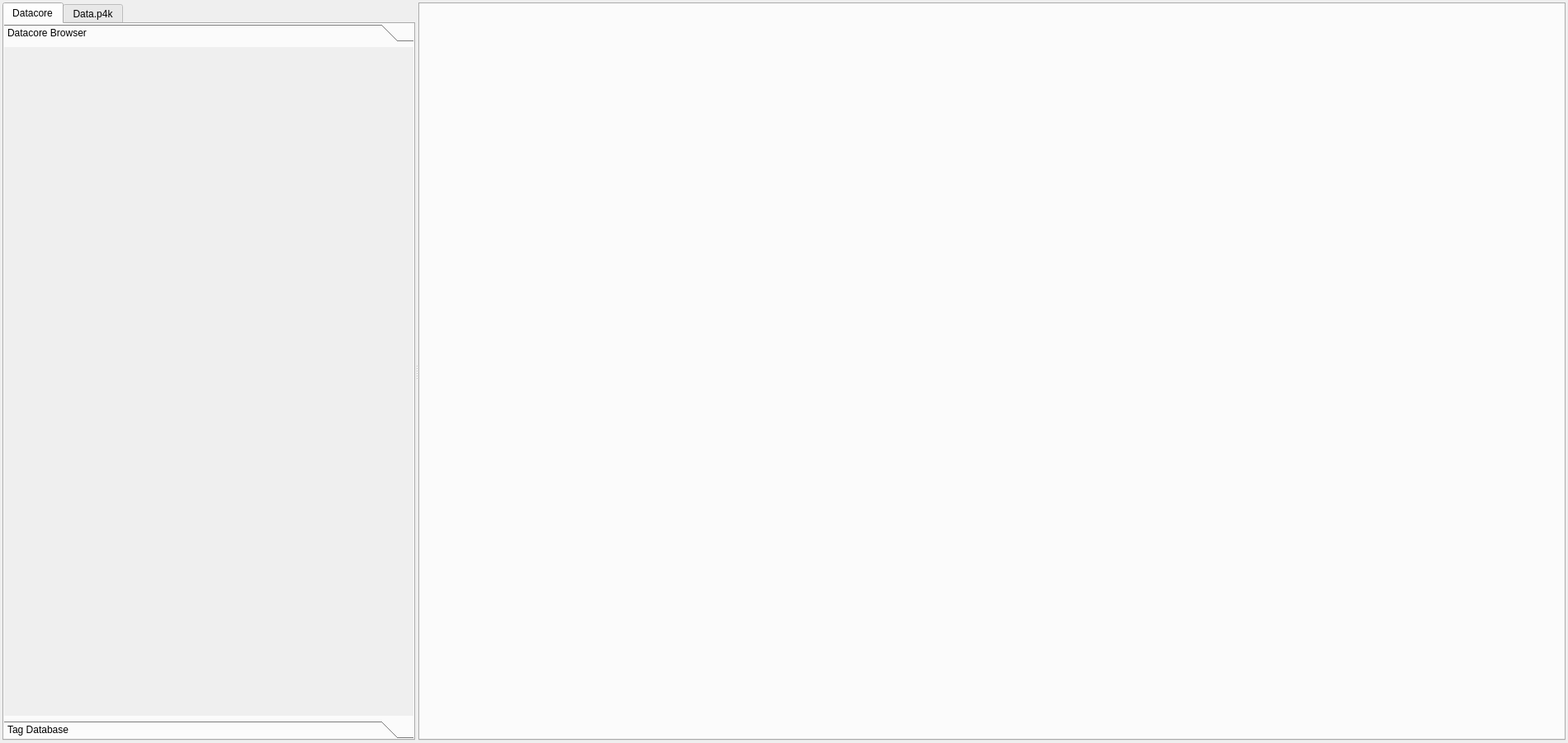
<?xml version="1.0" encoding="UTF-8"?>
<ui version="4.0">
 <class>page_DataView</class>
 <widget class="QWidget" name="page_DataView">
  <property name="geometry">
   <rect>
    <x>0</x>
    <y>0</y>
    <width>1900</width>
    <height>900</height>
   </rect>
  </property>
  <property name="windowTitle">
   <string>Form</string>
  </property>
  <layout class="QVBoxLayout" name="verticalLayout_5">
   <property name="leftMargin">
    <number>3</number>
   </property>
   <property name="topMargin">
    <number>3</number>
   </property>
   <property name="rightMargin">
    <number>3</number>
   </property>
   <property name="bottomMargin">
    <number>3</number>
   </property>
   <item>
    <widget class="QSplitter" name="splitter">
     <property name="orientation">
      <enum>Qt::Horizontal</enum>
     </property>
     <property name="childrenCollapsible">
      <bool>true</bool>
     </property>
     <widget class="QWidget" name="widget_Data_Left" native="true">
      <property name="sizePolicy">
       <sizepolicy hsizetype="Minimum" vsizetype="Expanding">
        <horstretch>0</horstretch>
        <verstretch>0</verstretch>
       </sizepolicy>
      </property>
      <property name="minimumSize">
       <size>
        <width>500</width>
        <height>400</height>
       </size>
      </property>
      <layout class="QVBoxLayout" name="verticalLayout">
       <property name="spacing">
        <number>3</number>
       </property>
       <property name="leftMargin">
        <number>0</number>
       </property>
       <property name="topMargin">
        <number>0</number>
       </property>
       <property name="rightMargin">
        <number>0</number>
       </property>
       <property name="bottomMargin">
        <number>0</number>
       </property>
       <item>
        <widget class="QTabWidget" name="tabWidget">
         <property name="sizePolicy">
          <sizepolicy hsizetype="Expanding" vsizetype="Expanding">
           <horstretch>0</horstretch>
           <verstretch>0</verstretch>
          </sizepolicy>
         </property>
         <property name="currentIndex">
          <number>0</number>
         </property>
         <widget class="QWidget" name="tab_Datacore">
          <attribute name="title">
           <string>Datacore</string>
          </attribute>
          <layout class="QVBoxLayout" name="verticalLayout_2">
           <property name="spacing">
            <number>0</number>
           </property>
           <property name="leftMargin">
            <number>0</number>
           </property>
           <property name="topMargin">
            <number>0</number>
           </property>
           <property name="rightMargin">
            <number>0</number>
           </property>
           <property name="bottomMargin">
            <number>0</number>
           </property>
           <item>
            <widget class="QToolBox" name="toolBox">
             <property name="lineWidth">
              <number>0</number>
             </property>
             <property name="currentIndex">
              <number>0</number>
             </property>
             <widget class="QWidget" name="page_Data_Datacore">
              <property name="geometry">
               <rect>
                <x>0</x>
                <y>0</y>
                <width>494</width>
                <height>814</height>
               </rect>
              </property>
              <property name="sizePolicy">
               <sizepolicy hsizetype="Preferred" vsizetype="Preferred">
                <horstretch>1</horstretch>
                <verstretch>1</verstretch>
               </sizepolicy>
              </property>
              <attribute name="label">
               <string>Datacore Browser</string>
              </attribute>
              <layout class="QVBoxLayout" name="verticalLayout_Data_Datacore">
               <property name="spacing">
                <number>0</number>
               </property>
               <property name="leftMargin">
                <number>0</number>
               </property>
               <property name="topMargin">
                <number>0</number>
               </property>
               <property name="rightMargin">
                <number>0</number>
               </property>
               <property name="bottomMargin">
                <number>0</number>
               </property>
              </layout>
             </widget>
             <widget class="QWidget" name="page_Tag_Database">
              <property name="geometry">
               <rect>
                <x>0</x>
                <y>0</y>
                <width>494</width>
                <height>814</height>
               </rect>
              </property>
              <attribute name="label">
               <string>Tag Database</string>
              </attribute>
              <layout class="QVBoxLayout" name="verticalLayout_Tag_Database">
               <property name="spacing">
                <number>0</number>
               </property>
               <property name="leftMargin">
                <number>0</number>
               </property>
               <property name="topMargin">
                <number>0</number>
               </property>
               <property name="rightMargin">
                <number>0</number>
               </property>
               <property name="bottomMargin">
                <number>0</number>
               </property>
              </layout>
             </widget>
            </widget>
           </item>
          </layout>
         </widget>
         <widget class="QWidget" name="tab_DataFiles">
          <attribute name="title">
           <string>Data.p4k</string>
          </attribute>
          <layout class="QVBoxLayout" name="verticalLayout_tab_DataFiles">
           <property name="leftMargin">
            <number>0</number>
           </property>
           <property name="topMargin">
            <number>0</number>
           </property>
           <property name="rightMargin">
            <number>0</number>
           </property>
           <property name="bottomMargin">
            <number>0</number>
           </property>
          </layout>
         </widget>
        </widget>
       </item>
      </layout>
     </widget>
     <widget class="QWidget" name="widget_Data_Viewer" native="true">
      <property name="sizePolicy">
       <sizepolicy hsizetype="Preferred" vsizetype="Preferred">
        <horstretch>2</horstretch>
        <verstretch>2</verstretch>
       </sizepolicy>
      </property>
      <layout class="QVBoxLayout" name="verticalLayout_4">
       <property name="spacing">
        <number>3</number>
       </property>
       <property name="leftMargin">
        <number>0</number>
       </property>
       <property name="topMargin">
        <number>0</number>
       </property>
       <property name="rightMargin">
        <number>0</number>
       </property>
       <property name="bottomMargin">
        <number>0</number>
       </property>
       <item>
        <widget class="QTabWidget" name="sc_tabs">
         <property name="sizePolicy">
          <sizepolicy hsizetype="Expanding" vsizetype="Expanding">
           <horstretch>0</horstretch>
           <verstretch>0</verstretch>
          </sizepolicy>
         </property>
         <property name="styleSheet">
          <string notr="true"/>
         </property>
         <property name="tabShape">
          <enum>QTabWidget::Rounded</enum>
         </property>
         <property name="currentIndex">
          <number>-1</number>
         </property>
         <property name="elideMode">
          <enum>Qt::ElideNone</enum>
         </property>
         <property name="documentMode">
          <bool>false</bool>
         </property>
         <property name="tabsClosable">
          <bool>true</bool>
         </property>
         <property name="movable">
          <bool>true</bool>
         </property>
         <property name="tabBarAutoHide">
          <bool>false</bool>
         </property>
        </widget>
       </item>
      </layout>
     </widget>
    </widget>
   </item>
  </layout>
 </widget>
 <resources/>
 <connections/>
</ui>
